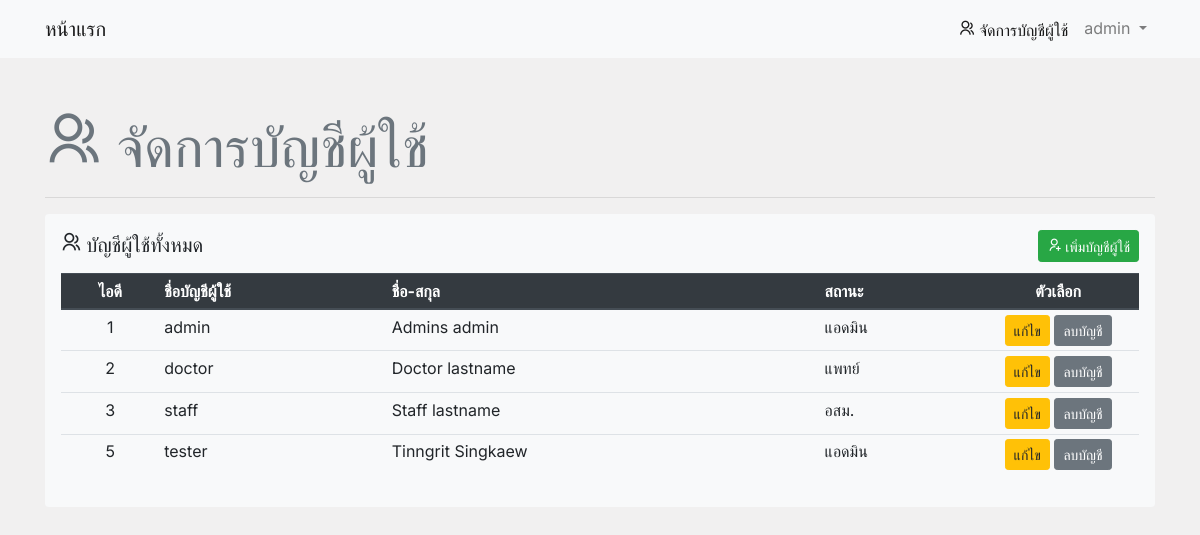
The app's page /?page=users (signed in) with its own data.
### tables this page shows
CREATE TABLE `members` (
  `m_id` int(11) NOT NULL,
  `m_username` varchar(255) NOT NULL,
  `m_password` text NOT NULL,
  `m_fname` varchar(255) NOT NULL,
  `m_lname` varchar(255) NOT NULL,
  `m_role` int(1) NOT NULL DEFAULT '0' COMMENT '0=อสม, 1=แพทย์, 2=แอดมิน'
);

### backend/function.php (called while the page is built, shortened)
<?php
$smid = $_SESSION['m_id'];
$page = $_GET['page'];
$memberroles = ['อสม.', 'แพทย์', 'แอดมิน'];
$smrole = $_SESSION['m_role'];

### service/getdata.php (called while the page is built, shortened)
<?php
include_once('./backend/condb.php');
if (isset($smid)){
    $acc = "SELECT * FROM `members` WHERE `m_id` = :smid";
    $qacc = $conn->prepare($acc);
    $qacc->bindParam(':smid', $smid);
    $qacc->execute();
    $racc = $qacc->fetch();
}
if (isset($smid) && $smrole == 2){
    $allusers = "SELECT * FROM `members` ORDER BY `m_id` ASC";
    $qallusers = $conn->prepare($allusers);
    $qallusers->execute();
}

### pages/users.php (the view, shortened to what this page needs)
<div class="mt-5">
    <p class="display-4 text-muted"><i class="ri-group-line"></i> จัดการบัญชีผู้ใช้</p>
    <hr>
    <div class="bg-light rounded p-3">
        <div class="row mb-2">
            <div class="col">
                <h5><i class="ri-group-line"></i> บัญชีผู้ใช้ทั้งหมด</h5>
            </div>
            <div class="col-auto">
                <button class="btn btn-success btn-sm" type="button" data-toggle="modal" data-target="#modaladduser"><i class="ri-user-add-line"></i> เพิ่มบัญชีผู้ใช้</button>
            </div>
        </div>
        <div class="table-responsie">
            <table class="table table-sm">
                <thead class="thead-dark">
                    <tr>
                        <th class="text-center">ไอดี</th>
                        <th>ชื่อบัญชีผู้ใช้</th>
                        <th>ชื่อ-สกุล</th>
                        <th>สถานะ</th>
                        <th class="text-center">ตัวเลือก</th>
                    </tr>
                </thead>
                <tbody>
                    <?php while($rallusers = $qallusers->fetch()) { ?>
                        <tr>
                            <td class="text-center"><?= $rallusers['m_id']; ?></td>
                            <td><?= $rallusers['m_username']; ?></td>
                            <td><?= $rallusers['m_fname']. ' '. $rallusers['m_lname']; ?></td>
                            <td><?= $memberroles[$rallusers['m_role']]; ?></td>
                            <td width="15%" class="text-center">
                                <div class="btn-group">
                                    <div class="dropdown">
                                        <button class="btn btn-sm btn-warning" type="button" id="btn_edituser" data-toggle="dropdown" aria-expanded="false">แก้ไข</button>
                                    </div>
                                </div>
                                <div class="btn-group">
                                    <button class="btn btn-sm btn-secondary" type="button" onclick="deluser('<?= $rallusers['m_id']; ?>', '<?= $smid; ?>')">ลบบัญชี</button>
                                </div>
                            </td>
                        </tr>
                    <?php } ?>
                </tbody>
            </table>
        </div>
    </div>
</div>

### index.php (shortened to what this page needs)
<?php
include_once('./backend/function.php');
include_once('./service/getdata.php');
?>
<!doctype html>
<html lang="en">
<head>
    <link rel="stylesheet" href="https://cdn.jsdelivr.net/npm/bootstrap@4.6.1/dist/css/bootstrap.min.css">
    <link rel="stylesheet" href="./assets/css/style.css">
    <link href="https://cdn.jsdelivr.net/npm/remixicon@2.5.0/fonts/remixicon.css" rel="stylesheet">
</head>
<body onload="getstatcovid()">
    <?php
    include_once('./components/navbar.php');
    ?>
    <div class="container">
        <?php
        switch ($page) {
            case 'users':
                include_once('./pages/users.php');
                break;
        }
        ?>
    </div>
</body>
</html>

### components/navbar.php (shortened to what this page needs)
<nav class="navbar navbar-expand-lg navbar-light bg-light sticky-top">
    <div class="container">
        <a class="navbar-brand" href="./">หน้าแรก</a>
        <div class="collapse navbar-collapse" id="mainnavbar">
            <ul class="navbar-nav ml-auto">
                <?php if ($smrole == 2) { ?>
                    <li class="nav-item <?= ($page == 'users' ? 'active' : '') ?>">
                        <a class="nav-link" href="./?page=users"><i class="ri-group-line"></i> จัดการบัญชีผู้ใช้</a>
                    </li>
                <?php } ?>
                <li class="nav-item dropdown">
                    <a class="nav-link dropdown-toggle" href="#" id="navbarDropdown" role="button" data-toggle="dropdown" aria-expanded="false">
                        <?= (isset($smid) ?  $racc['m_username'] : ''); ?>
                    </a>
                </li>
            </ul>
        </div>
    </div>
</nav>

### assets/css/style.css (style rules this page uses)
* { margin: 0; padding: 0; }
body { background-color: #f1f0f0; font-family: 'Inter', 'Prompt'; }

### records on screen
members: m_username "admin", m_id "1", m_fname "Admins", m_lname "admin", m_role "แอดมิน"
members: m_id "2", m_username "doctor", m_fname "Doctor", m_lname "lastname", m_role "แพทย์"
members: m_id "3", m_username "staff", m_fname "Staff", m_lname "lastname", m_role "อสม."
members: m_id "5", m_username "tester", m_fname "Tinngrit", m_lname "Singkaew", m_role "แอดมิน"
